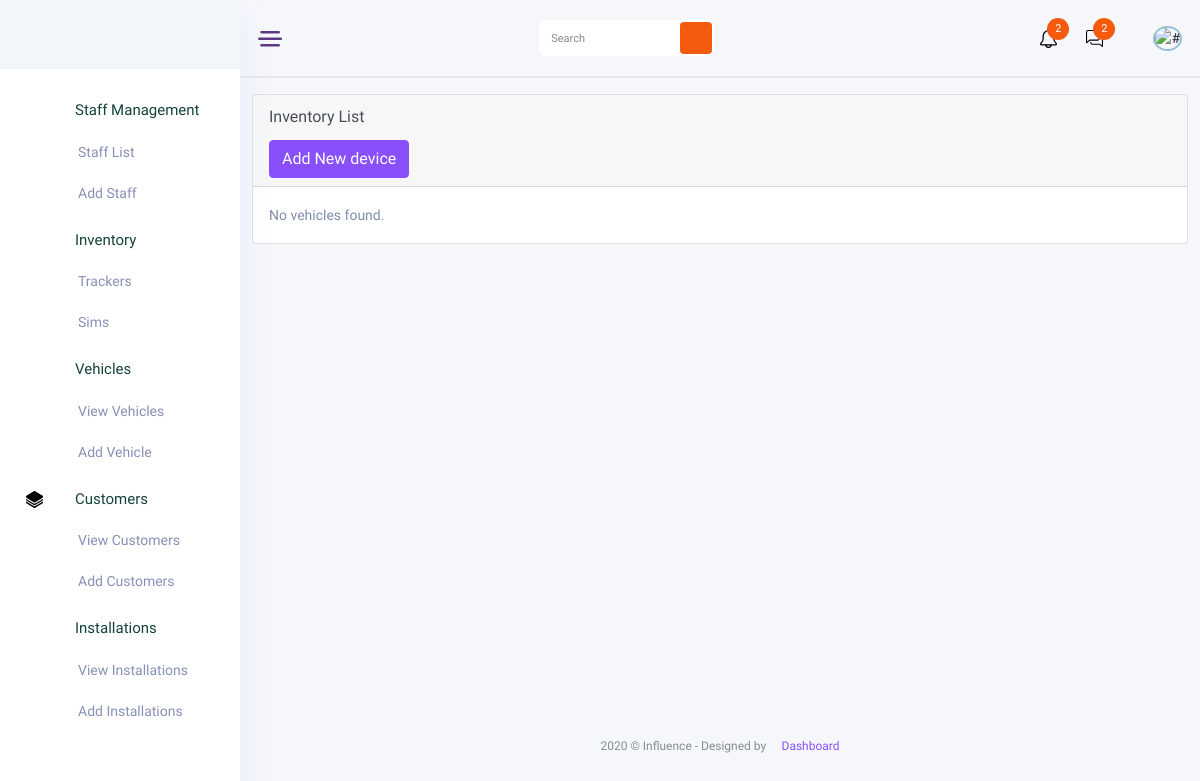
/inventory/trackerdevices/ (signed in), run on an earlier commit of the app's database.
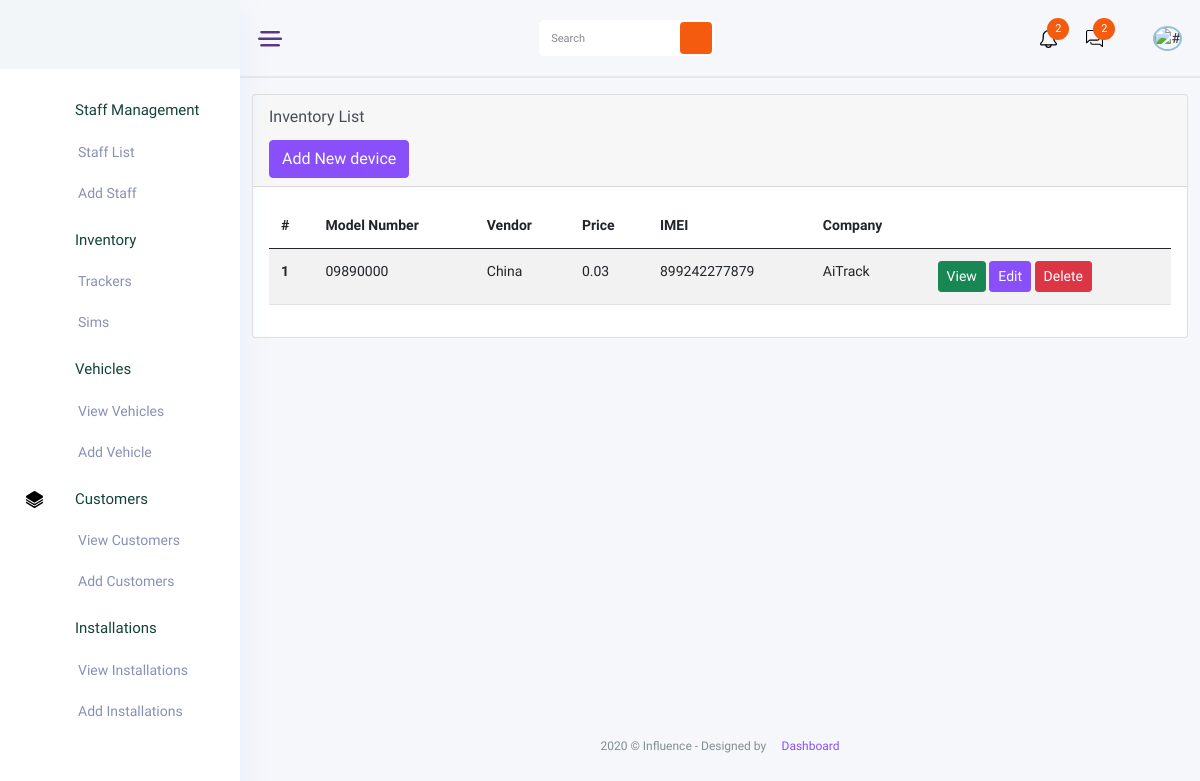
And on a later commit of the database.
### inventory/models.py (models this page shows, shortened)
class TrackerDevice(models.Model):
    model_number = models.CharField(max_length=255)
    vendor = models.CharField(max_length=255)
    price = models.DecimalField(decimal_places=2, max_digits=10)
    imei = models.CharField(max_length=255)
    user = models.ForeignKey(settings.AUTH_USER_MODEL, on_delete=models.CASCADE, related_name='trackerdevice_items')
    company = models.ForeignKey(Company, on_delete=models.CASCADE, related_name='trackerdevice_items')

### companies/models.py (models this page shows)
class Company(models.Model):
    name = models.CharField(max_length=255)
    address = models.CharField(max_length=255)
    phone = models.CharField(max_length=20)
    owner = models.ForeignKey(settings.AUTH_USER_MODEL, on_delete=models.CASCADE, related_name='owned_companies')
    def __str__(self):
        return self.name

### inventory/views.py (the view)
# urls.py: path('trackerdevices/', TrackerDeviceListView.as_view(), name='trackerdevice_list'),
class TrackerDeviceListView(LoginRequiredMixin, ListView):
    template_name = 'inventory/trackerdevice_list.html'
    context_object_name = 'trackerdevice_items'
    def get_queryset(self):
        company = self.request.user.company
        return TrackerDevice.objects.filter(company=company)

### inventory/templates/inventory/trackerdevice_list.html
{% extends 'base.html' %}
{% block content %}
<div class="container-fluid mt-3">
  <div class="card">
    <div class="card-header">
      <h5>Inventory List</h5>
      <a href="{% url 'inventory:trackerdevice_new' %}" class="btn btn-primary">Add New device</a>
     </div>
    <div class="card-body">
      {% if object_list %}
      <table class="table table-hover table-striped">
        <thead>
              <tr>
            <th scope="col">#</th>
            <th>Model Number</th>
            <th>Vendor</th>
            <th>Price</th>
            <th>IMEI</th>
            <th>Company</th>
            <th></th>
              </tr>
        </thead>
          <tbody>
            {% for item in object_list %}
              <tr>
              <th scope="row">{{ forloop.counter }}</th>
                <td>{{ item.model_number }}</td>
                <td>{{ item.vendor }}</td>
                <td>{{ item.price }}</td>
                <td>{{ item.imei }}</td>
                <td>{{ item.company }}</td>
                <td>
                    <a href="{% url 'inventory:trackerdevice_detail' item.pk %}" class="btn btn-success btn-sm">View</a>
                    <a href="{% url 'inventory:trackerdevice_edit' item.id %}" class="btn btn-primary btn-sm">Edit</a>
                    <a href="{% url 'inventory:trackerdevice_delete' item.id %}" class="btn btn-danger btn-sm">Delete</a>
                </td>
              </tr>
            {% empty %}
              <tr>
                <td colspan="6">No tracking device found.</td>
              </tr>
            {% endfor %}
          </tbody>
    </table>
    {% else %}
        <p>No vehicles found.</p>
        {% endif %}
      </div>
  </div>
</div>
{% endblock %}

What changed in the data, as far as the page shows it:
added TrackerDevice: model_number "09890000", vendor "China", price "0.03", imei "899242277879", company "AiTrack"
Also different on the page:
text no longer shown: "No vehicles found."
text now shown: "# Model Number Vendor Price IMEI Company"
